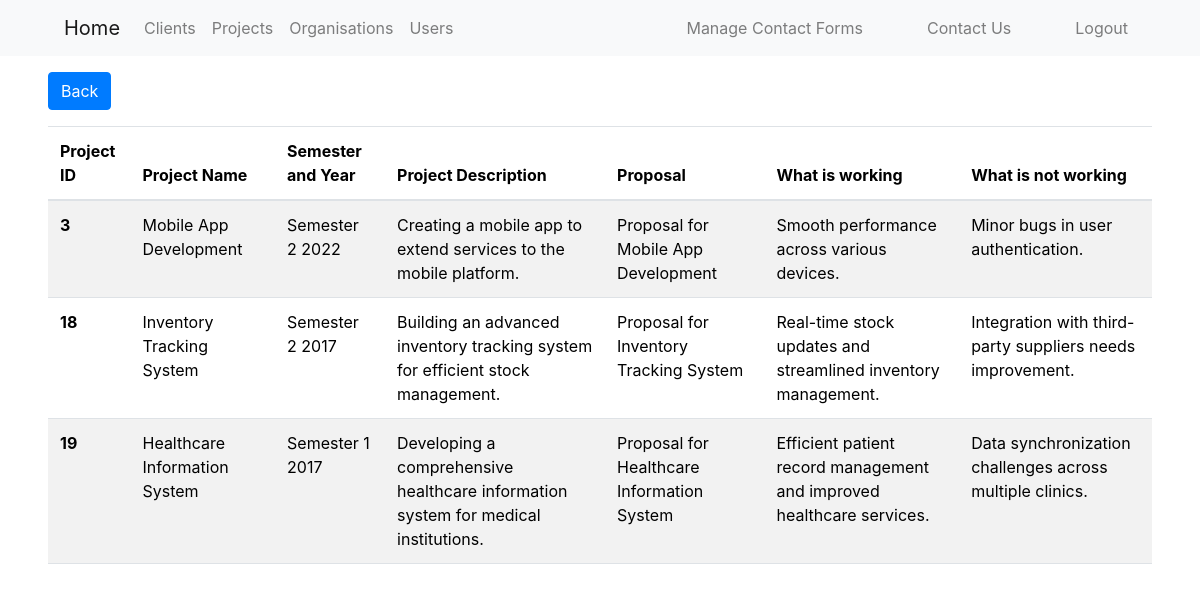
Screenshot of /client_pages/view_projects.php?client_id=3 (signed in) with the database file from the repository.
### tables this page shows
CREATE TABLE PROJECTS (
    project_id INT PRIMARY KEY AUTO_INCREMENT,
    project_name VARCHAR(100) NOT NULL,
    semester_and_year VARCHAR(20),
    project_description TEXT,
    proposal TEXT,
    what_is_working TEXT,
    what_is_not_working TEXT,
    client_id INT,
    FOREIGN KEY (client_id) REFERENCES CLIENTS(client_id)
);

### client_pages/view_projects.php (the view, shortened to what this page needs)
<?php
require_once("../authentication.php");
$queryProjects = "SELECT * FROM `projects` WHERE `client_id` = :client_id";
$stmt = $dbh->prepare($queryProjects);
$stmt->execute([
    'client_id' => $_GET["client_id"]
]);
?>
<!doctype html>
<html lang="en">
<head>
    <link href="https://cdn.jsdelivr.net/npm/bootstrap@5.3.1/dist/css/bootstrap.min.css" rel="stylesheet">
    <link rel="stylesheet" href="https://maxcdn.bootstrapcdn.com/bootstrap/4.5.2/css/bootstrap.min.css">
</head>
<body>
<div class="mt-3 mb-3 ms-5">
    <a class="btn btn-primary" href="index.php" role="button">Back</a>
</div>
<div class="ms-5 me-5">
    <?php if (isset($noProjectsMessage)): ?>
        <div class="alert alert-info" role="alert">
            <?= $noProjectsMessage ?>
        </div>
    <?php else: ?>
        <table class="table table-striped">
            <thead>
            <tr>
                <th scope="col">Project ID</th>
                <th scope="col">Project Name</th>
                <th scope="col">Semester and Year</th>
                <th scope="col">Project Description</th>
                <th scope="col">Proposal</th>
                <th scope="col">What is working</th>
                <th scope="col">What is not working</th>
            </tr>
            </thead>
            <tbody>
            <?php while ($row = $stmt->fetchObject()): ?>
                <tr>
                    <th scope="row"><?= $row->project_id ?></th>
                    <td class="project_name"><?= $row->project_name ?></td>
                    <td class="semester_and_year"><?= $row->semester_and_year ?></td>
                    <td class="project_description"><?= $row->project_description ?></td>
                    <td class="proposal"><?= $row->proposal ?></td>
                    <td class="what_is_working"><?= $row->what_is_working ?></td>
                    <td class="what_is_not_working"><?= $row->what_is_not_working ?></td>
                </tr>
            <?php endwhile; ?>
            </tbody>
        </table>
    <?php endif; ?>
</div>
</body>
</html>

### rows the page displays
projects: project_id "3", project_name "Mobile App Development", semester_and_year "Semester 2 2022", project_description "Creating a mobile app to extend services to the mobile platform.", proposal "Proposal for Mobile App Development", what_is_working "Smooth performance across various devices.", what_is_not_working "Minor bugs in user authentication."
projects: project_id "18", project_name "Inventory Tracking System", semester_and_year "Semester 2 2017", project_description "Building an advanced inventory tracking system for efficient stock management.", proposal "Proposal for Inventory Tracking System", what_is_working "Real-time stock updates and streamlined inventory management.", what_is_not_working "Integration with third-party suppliers needs improvement."
projects: project_id "19", project_name "Healthcare Information System", semester_and_year "Semester 1 2017", project_description "Developing a comprehensive healthcare information system for medical institutions.", proposal "Proposal for Healthcare Information System", what_is_working "Efficient patient record management and improved healthcare services.", what_is_not_working "Data synchronization challenges across multiple clinics."
